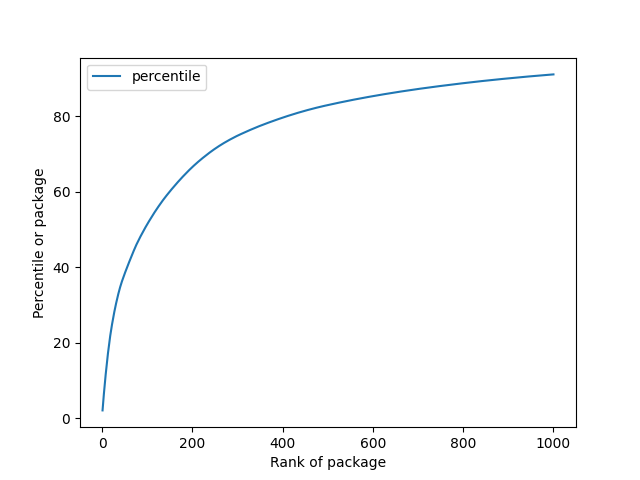

The script that saved this image:
# Python script for downloading and analysing PyPI download statistics
# See https://packaging.python.org/guides/analyzing-pypi-package-downloads/

import pandas_gbq

# Get the data
query = """
SELECT
  file.project AS package,
  COUNT(*) AS count,
FROM `the-psf.pypi.downloads*`
WHERE
  _TABLE_SUFFIX
    BETWEEN FORMAT_DATE('%Y%m01', DATE_SUB(CURRENT_DATE(), INTERVAL 1 MONTH))
        AND FORMAT_DATE('%Y%m%d', CURRENT_DATE())
GROUP BY
  file.project
ORDER BY
  count DESC
LIMIT 10000
"""
counts = pandas_gbq.read_gbq(query, project_id="stencila-general", dialect="standard")

# Calculate rank and percentile
counts["rank"] = range(1, len(counts) + 1)
counts["percentile"] = (counts["count"].cumsum() / counts["count"].sum()) * 100

# Plot stats
counts.head(1000).plot(
    x="rank", y="percentile", xlabel="Rank of package", ylabel="Percentile or package"
).get_figure().savefig("stats.png")

# Write stats
counts.to_csv(
    "stats.tsv", columns=("package", "rank", "percentile"), sep="\t", index=False
)
